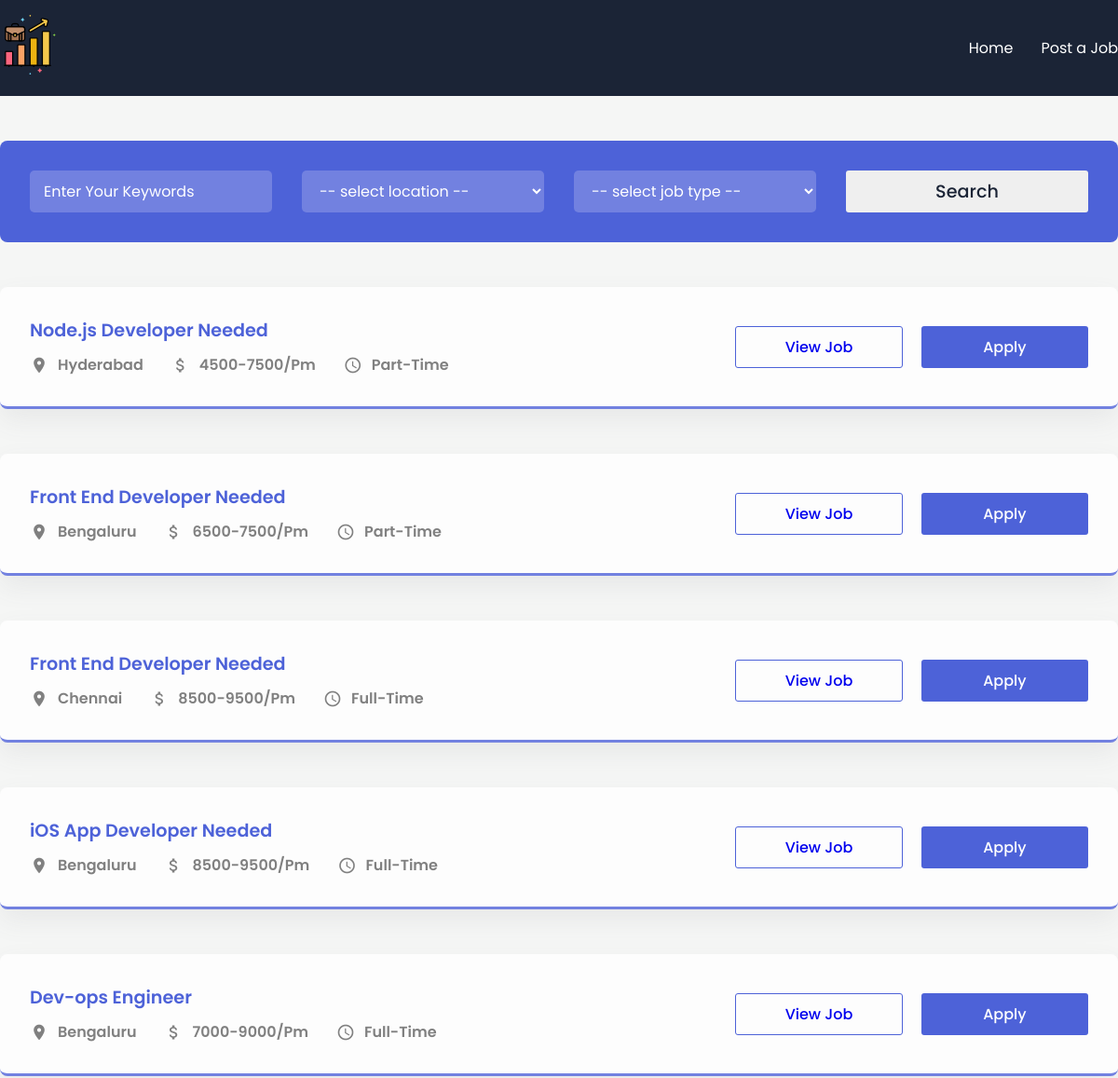
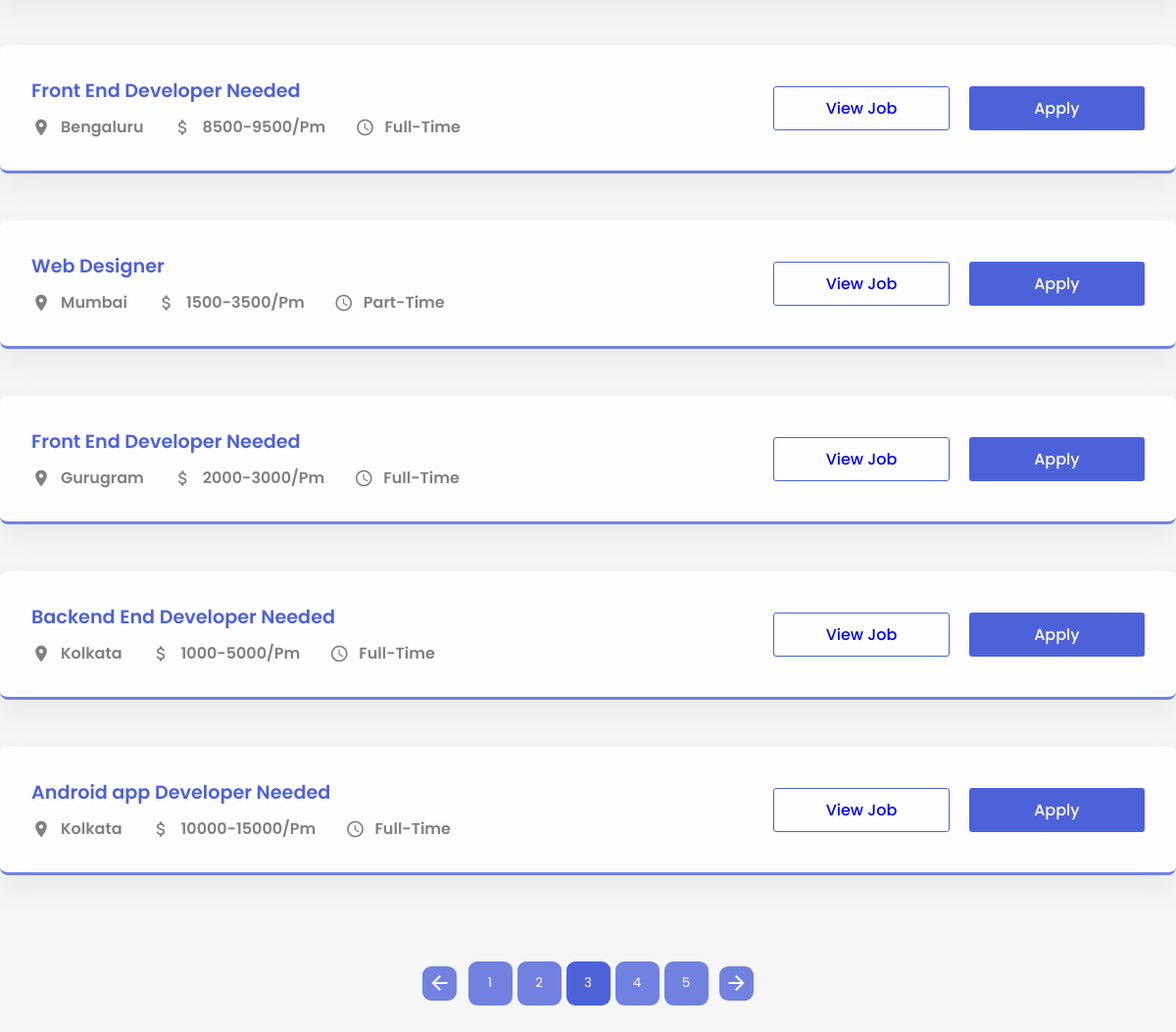
Screenshot of /?&&&page=3 with the database file from the repository (2 pictures, top to bottom).
### myapp/models.py (models this page shows, shortened)
class Job(models.Model):
    JOB_TYPE_CHOICES = [
        ('Full-Time', 'Full Time'),
        ('Part-Time', 'Part Time'),
    ]
    id = models.UUIDField(default=uuid.uuid4, unique=True,
                          primary_key=True, editable=False)
    title = models.CharField(max_length=200, null=False)
    min_salary = models.IntegerField()
    max_salary = models.IntegerField()
    location = models.CharField(max_length=200, null=False)
    desc = models.TextField(null=False)
    type = models.CharField(max_length=200, null=False, choices=JOB_TYPE_CHOICES)
    created = models.DateTimeField(auto_now_add=True)

### myapp/views.py (the view)
# urls.py: path('', views.index, name='index'),
def index(request):
    search_query = ''
    search_location = ''
    search_type = ''
    if request.GET.get('q'):
        search_query = request.GET.get('q')
    if request.GET.get('location'):
      search_location = request.GET.get('location')
    if request.GET.get('type'):
      search_type = request.GET.get('type')
    jobs = Job.objects.filter(title__icontains=search_query, location__icontains=search_location, type__icontains=search_type)
    page = request.GET.get('page',1)
    job_paginator = Paginator(jobs, JOBS_PER_PAGE)
    try:
      jobs = job_paginator.page(page)
    except PageNotAnInteger:
      jobs = job_paginator.page(JOBS_PER_PAGE)
    except EmptyPage:
      jobs = job_paginator.page(job_paginator.num_pages)
    index = job_paginator.page_range.index(jobs.number)
    max_index = len(job_paginator.page_range)
    start_index = index - 3 if index >= 3 else 0
    end_index = index + 3 if index <= max_index - 3 else max_index
    page_range = job_paginator.page_range[start_index:end_index]
    type_values = Job.objects.order_by().values('type').distinct()
    location_values = Job.objects.order_by().values('location').distinct()
    context = {'jobs':jobs, 'query':search_query, 'query_location':search_location,
                'query_type':search_type,'type_values':type_values, 'location_values':location_values,
                'page_range': page_range}
    return render(request, 'index.html', context)

### myapp/templates/index.html (shortened to what this page needs)
{% extends 'main.html' %}
{% block content %}
<section>
 <div class="container">
  <form class="search-bar" action="/", method="get">
    <input type="text" placeholder="Enter Your Keywords" name="q" value="{{query}}"/>
   <select name="location" id="">
    <option hidden disabled selected value> -- select location -- </option>
   </select>
   <select name="type" id="">
    <option hidden disabled selected value> -- select job type -- </option>
   </select>
   <button class="search">Search</button>
  </form>
 </div>
</section>
    <section>
      <div class="container">
          {% for job in jobs %}
        <div class="post">
          <div class="job-info">
            <h1 class="job-title">{{job.title}}</h1>
            <div class="job-des">
              <div class="location item">
                <span class="material-icons"> place </span>
                <p>{{job.location}}</p>
              </div>
              <div class="budget item">
                <span class="material-icons"> attach_money </span>
                <p>{{job.min_salary}}-{{job.max_salary}}/Pm</p>
              </div>
              <div class="time item">
                <span class="material-icons"> schedule </span>
                <p>{{job.type}}</p>
              </div>
            </div>
          </div>
          <div class="buttons">
            <button class="apply view">
              <a href="{% url 'view_job' job.id %}">View Job</a>
              </button>
              <button class="apply" onclick="myFunction()">Apply</button>
          </div>
        </div>
        {% endfor %}
</div>
    </section>
    <center>
 <div class="pagination">
  {% if jobs.has_previous %}
 <a id="pg-button-prev" type="button" class="pagination__button"
        href="?{% if query %}q={{query}}{% endif %}&{% if query_location %}location={{query_location}}{% endif %}&{% if query_type %}type={{query_type}}{% endif %}&page={{ jobs.previous_page_number }}">
 <span class="material-icons"> arrow_back </span>
 </a>
{% endif %}
   <div class="pagination__list">
 {% for i in page_range %}
  {% if jobs.number == i %}
    <a href="#" class="pagination__item pagination__item--1">
     <button id="pg-button-1" type="button" data-level="target">{{ i }} </button>
    </a>
  {% else %}
   <a href="?{% if query %}q={{query}}{% endif %}&{% if query_location %}location={{query_location}}{% endif %}&{% if query_type %}type={{query_type}}{% endif %}&page={{ i }}" class="pagination__item pagination__item--1">
    <button id="pg-button-1" type="button">{{ i }}</button>
   </a>
  {% endif %}
 {% endfor %}
</div>
    {% if jobs.has_next %}
 <a id="pg-button-next" href="?&&&page={{ jobs.next_page_number }}" type="button" class="pagination__button">
  <span class="material-icons"> arrow_forward </span>
 </a>
{% endif %}
   </div>
</center>
    {% endblock %}

### myapp/static/style.css (style rules this page uses)
* { margin: 0; padding: 0; box-sizing: border-box; font-family: "Poppins", sans-serif; }
:root { --blue: #4d62d8; --lblue: #7281e0; --card: #fdfdfd; --shadow: #64646f17 0px 12px 29px 0px; --nav: #1b2436; }
body { background: #f5f6f5; }
button { border: none; outline: none; cursor: pointer; border-radius: 3px; }
a { text-decoration: none; }
.container { max-width: 1200px; margin: auto; }
.search-bar { display: grid; grid-template-columns: repeat(4, 1fr); gap: 2em; background-color: var(--blue); padding: 2em; border-radius: 8px; margin-top: 3em; }
.search-bar input, select { border: none; outline: none; height: 45px; padding: 0 15px; background: var(--lblue); border-radius: 5px; color: white; font-size: 1rem; font-weight: 400; width: 100%; }
input::placeholder { color: white; font-size: 1rem; font-weight: 400; }
.search { color: var(--nav); font-size: 1.2rem; font-weight: 500; }
.post { background: var(--card); border-radius: 8px; padding: 2em; box-shadow: var(--shadow); margin-top: 3em; display: grid; align-items: center; grid-template-columns: 8fr 4fr; border-bottom: 3px solid var(--lblue); }
.buttons { display: grid; grid-template-columns: repeat(2, 1fr); gap: 20px; }
.post:last-child { margin-bottom: 5em; }
.item { display: flex; align-items: center; margin-left: 30px; }
.item:first-child { margin-left: 0; }
.job-des { display: flex; align-items: center; }
.item span { margin-right: 10px; font-size: 20px !important; color: gray; }
.item p { font-size: 1rem; font-weight: 600; color: gray; }
.apply { background: var(--blue); height: 45px; padding: 0 40px; color: white; font-size: 1rem; font-weight: 500; }
.view { border: 1px solid var(--blue); background: transparent; color: var(--blue); }
.job-title { font-size: 1.2rem; font-weight: 600; margin-bottom: 10px; color: var(--blue); }
.pagination { max-width: 500px; height: 60px; border-radius: 9px; overflow: hidden; margin-bottom: 3em; }
.pagination, .pagination__list { display: flex; flex-direction: row; flex-wrap: wrap; align-items: center; justify-content: center; align-content: center; }
.pagination__list { list-style-type: none; padding: 0; margin: 0; width: 350; height: 50px; border-radius: 9px; margin: 0 9px; overflow: hidden; }
.pagination__item { width: 50px; height: 50px; display: flex; flex-direction: row; flex-wrap: wrap; align-items: center; justify-content: center; align-content: center; font-size: 1.1rem; }
.pagination__item > button, .pagination__button { border: none; outline: none; stroke: none; box-shadow: none; cursor: pointer; border-radius: 9px; background: var(--lblue); }
.pagination__item > button { width: 45px; height: 45px; color: white; }
.pagination__button { width: 35px; height: 35px; display: flex; align-items: center; justify-content: center; color: white; }
.pagination__item > button[data-level="target"] { background: var(--blue); color: white !important; }
button { cursor: pointer; }

### myapp/static/auth.css (style rules this page uses)
:root { --blue: #4d62d8; --lblue: #7281e0; --card: #fdfdfd; --shadow: #64646f17 0px 12px 29px 0px; --nav: #1b2436; }
input, textarea { border: none; outline: none; height: 45px; border-radius: 3px; width: 100%; background: #7281e02a; padding: 0 20px; }

### rows the page displays
Job: title "Node.js Developer Needed", location "Hyderabad", min_salary "4500", max_salary "7500", type "Part-Time"
Job: title "Front End Developer Needed", location "Bengaluru", min_salary "6500", max_salary "7500", type "Part-Time"
Job: title "Front End Developer Needed", location "Chennai", min_salary "8500", max_salary "9500", type "Full-Time"
Job: title "iOS App Developer Needed", location "Bengaluru", min_salary "8500", max_salary "9500", type "Full-Time"
Job: title "Dev-ops Engineer", location "Bengaluru", min_salary "7000", max_salary "9000", type "Full-Time"
Job: title "Front End Developer Needed", location "Bengaluru", min_salary "8500", max_salary "9500", type "Full-Time"
Job: title "Web Designer", location "Mumbai", min_salary "1500", max_salary "3500", type "Part-Time"
Job: title "Front End Developer Needed", location "Gurugram", min_salary "2000", max_salary "3000", type "Full-Time"
Job: title "Backend End Developer Needed", location "Kolkata", min_salary "1000", max_salary "5000", type "Full-Time"
Job: title "Android app Developer Needed", location "Kolkata", min_salary "10000", max_salary "15000", type "Full-Time"

### other values shown
{{ i }} "1" "2" "4" "5"
{{ i }} "3"
